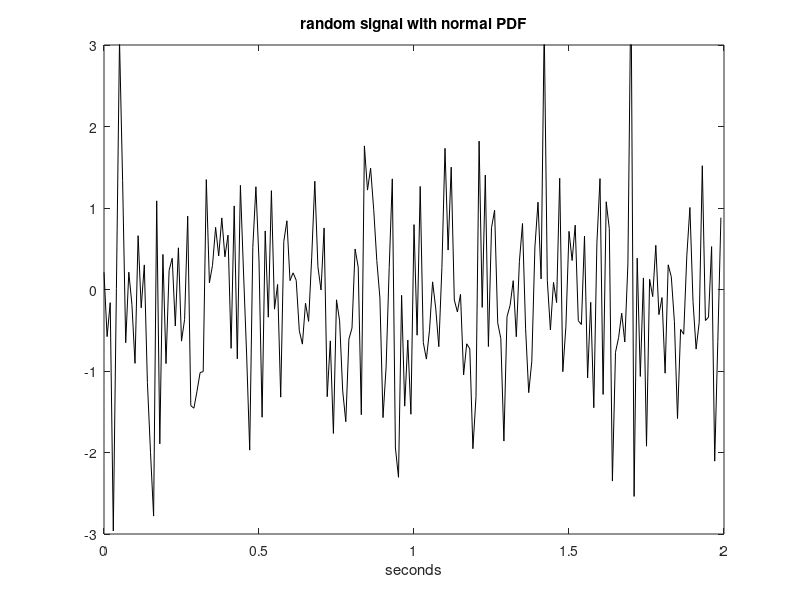

Reproduce this figure in MATLAB.
% Random signal with normal PDF
fs=100;                 %sampling frequency in Hz
tiv=1/fs;               %time interval between samples;
t=0:tiv:(2-tiv);        %time intervals set (200 values)
N=length(t);            %number of data points
y=randn(N,1);           %random signal data set
plot(t,y,'-k');         %plots figure
axis([0 2 -3 3]);
xlabel('seconds');
title('random signal with normal PDF');
